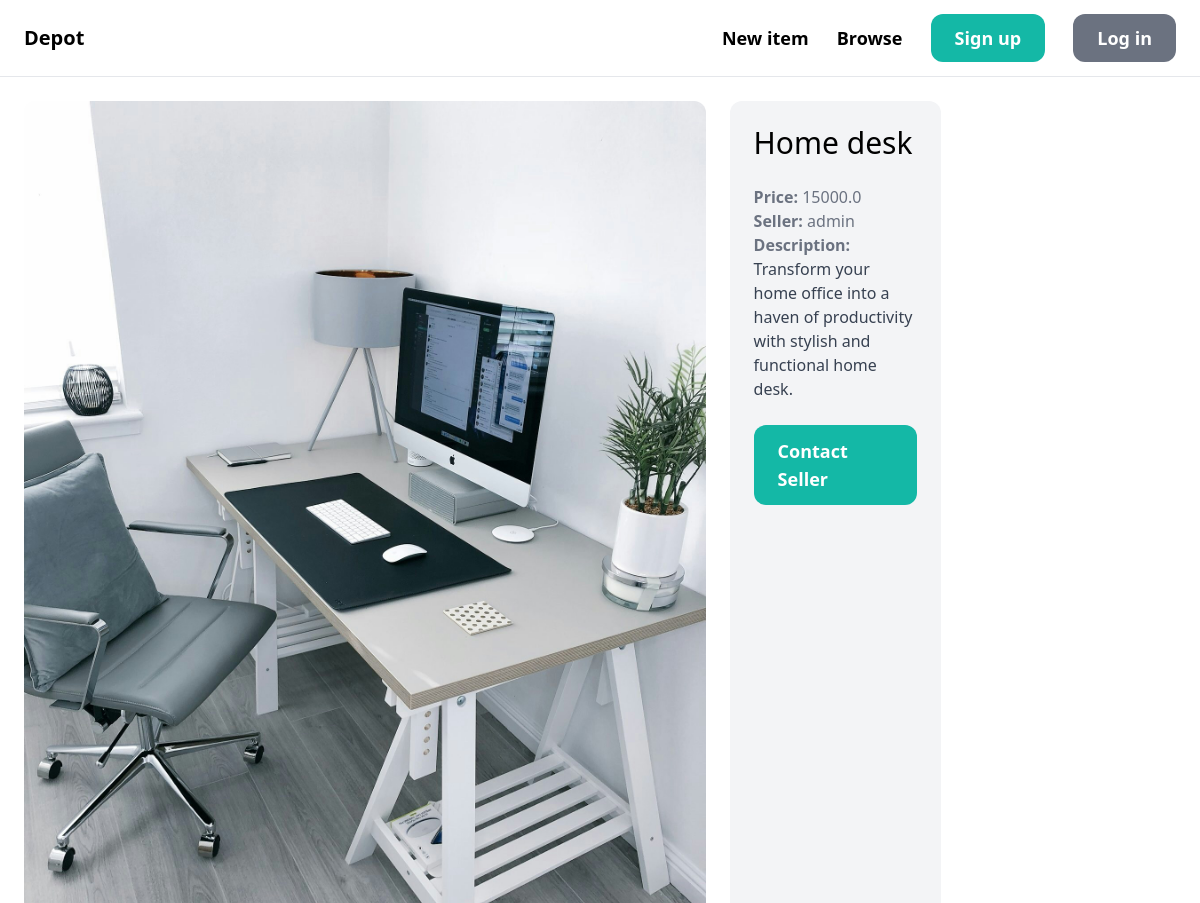
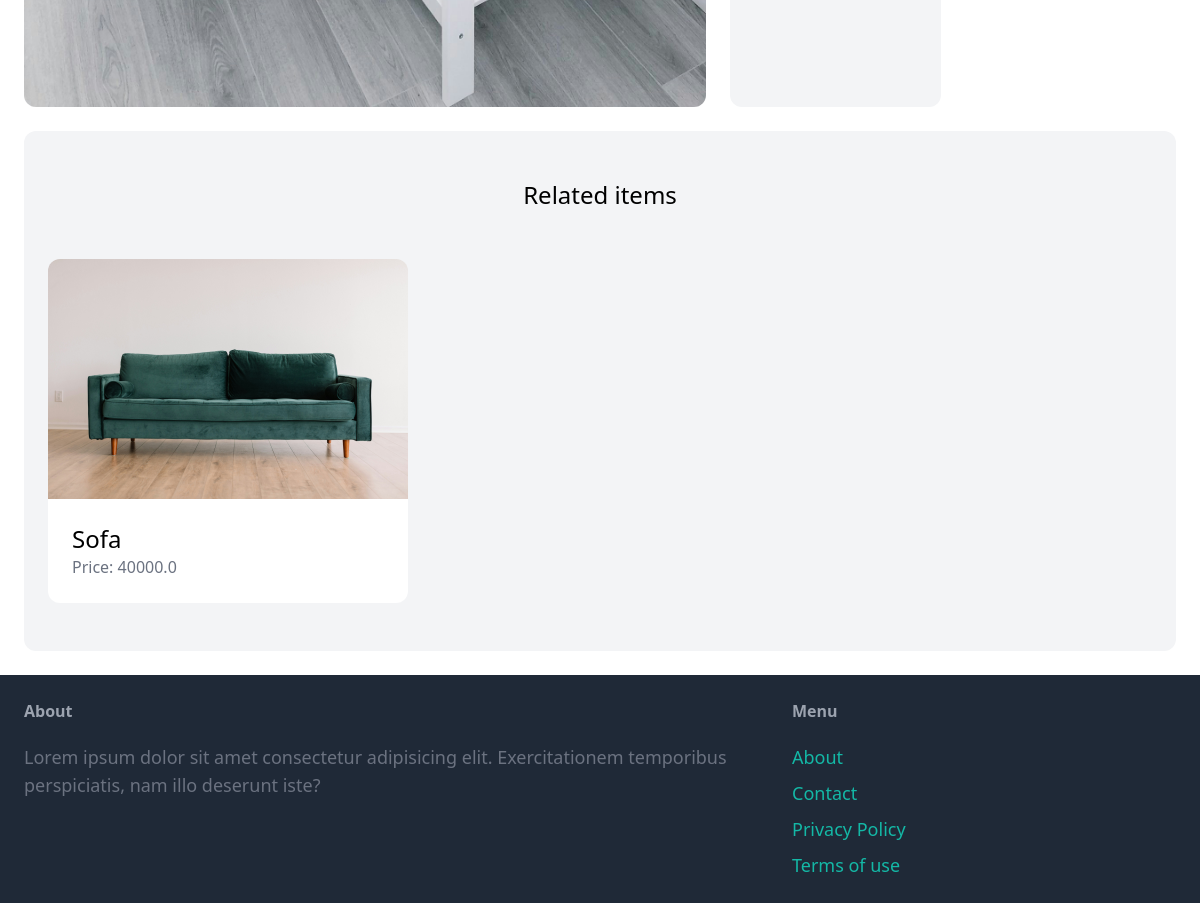
Page /items/4/ on the committed database (2 pictures, top to bottom).
### item/models.py (models this page shows, shortened)
class Item(models.Model):
    category = models.ForeignKey(Category, related_name='items', on_delete=models.CASCADE)
    name = models.CharField(max_length=255)
    description = models.TextField(blank=True, null=True)
    image = models.ImageField(upload_to='item_images', blank=True, null=True)
    price = models.FloatField()
    is_sold = models.BooleanField(default=False)
    created_by = models.ForeignKey(User, related_name='items', on_delete=models.CASCADE)
    created_at = models.DateTimeField(auto_now_add=True)

### item/views.py (the view)
# urls.py: path('<int:pk>/', views.detail, name='detail'),
def detail(request, pk):
    item = get_object_or_404(Item, pk=pk)
    related_items = Item.objects.filter(category=item.category, is_sold=False).exclude(pk=pk)[0:3]
    return render(request, 'item/detail.html', {
        'item': item,
        'related_items': related_items,
    })

### item/templates/item/detail.html (shortened to what this page needs)
{% extends 'core/base.html' %}
{% block content %}
<div class="grid grid-cols-5 gap-6">
    <div class="col-span-3">
        <img src="{{ item.image.url }}" class="rounded-xl">
    </div>
    <div class="col-spam2 p-6 bg-gray-100 rounded-xl">
        <h1 class="mb-6 text-3xl">{{ item.name }}</h1>
        <p class="text-gray-500"><strong>Price: </strong>{{ item.price }}</p>
        <p class="text-gray-500"><strong>Seller: </strong>{{ item.created_by.username }}</p>
        {% if item.description %}
            <p class="text-gray-700">
                <strong class="text-gray-500">Description:</strong><br>
                {{ item.description}}
            </p>
        {% endif %}
        {% if request.user == item.created_by %}
          <div class="mt-6 p-6 bg-white rounded-xl">
            <p>This is your item!</p>
            <a href="#" class="inline-block mt-6 px-6 py-3 text-lg font-semibold bg-red-500 text-white rounded-xl">Edit</a>
            <a href="{% url 'item:delete' item.id %}" class="inline-block mt-6 px-6 py-3 text-lg font-semibold bg-red-500 text-white rounded-xl">Delete</a>
          </div>
        {% else %}
          <a href="#" class="inline-block mt-6 px-6 px-6 py-3 text-lg font-semibold bg-teal-500 text-white rounded-xl hover:bg-teal-700">Contact Seller</a>
        {% endif %}
    </div>
</div>
<div class="mt-6 px-6 py-12 bg-gray-100 rounded-xl">
    <h2 class="mb-12 text-2xl text-center">Related items</h2>
    <div class="grid grid-cols-3 gap-3">
      {% for item in related_items%}
        <div>
          <a href="{% url 'item:detail' item.id %}">
            <div>
              <img src="{{ item.image.url }}" class="rounded-t-xl">
            </div>
            <div class="p-6 bg-white rounded-b-xl">
              <h2 class="text-2xl">{{ item.name }}</h2>
              <p class="text-gray-500">Price: {{ item.price }}</p>
            </div>
          </a>
        </div>
      {% endfor %}
    </div>
  </div>
{% endblock%}

### rows in the picture
Item: image (picture), name "Home desk", price "15000.0", created_by.username "admin", description "Transform your home office into a haven of productivity with stylish and functional home desk."
Item: image (picture), name "Sofa", price "40000.0"
